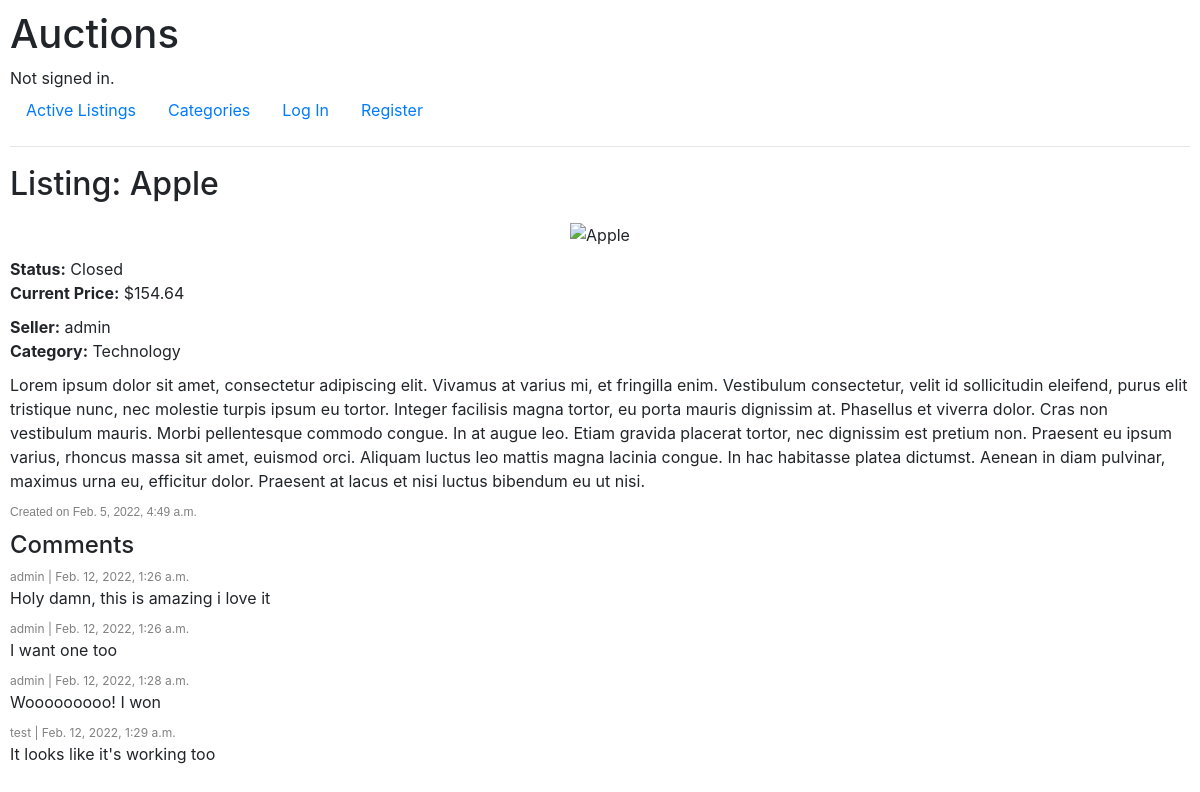
Page /listing/Apple on the earlier database version.
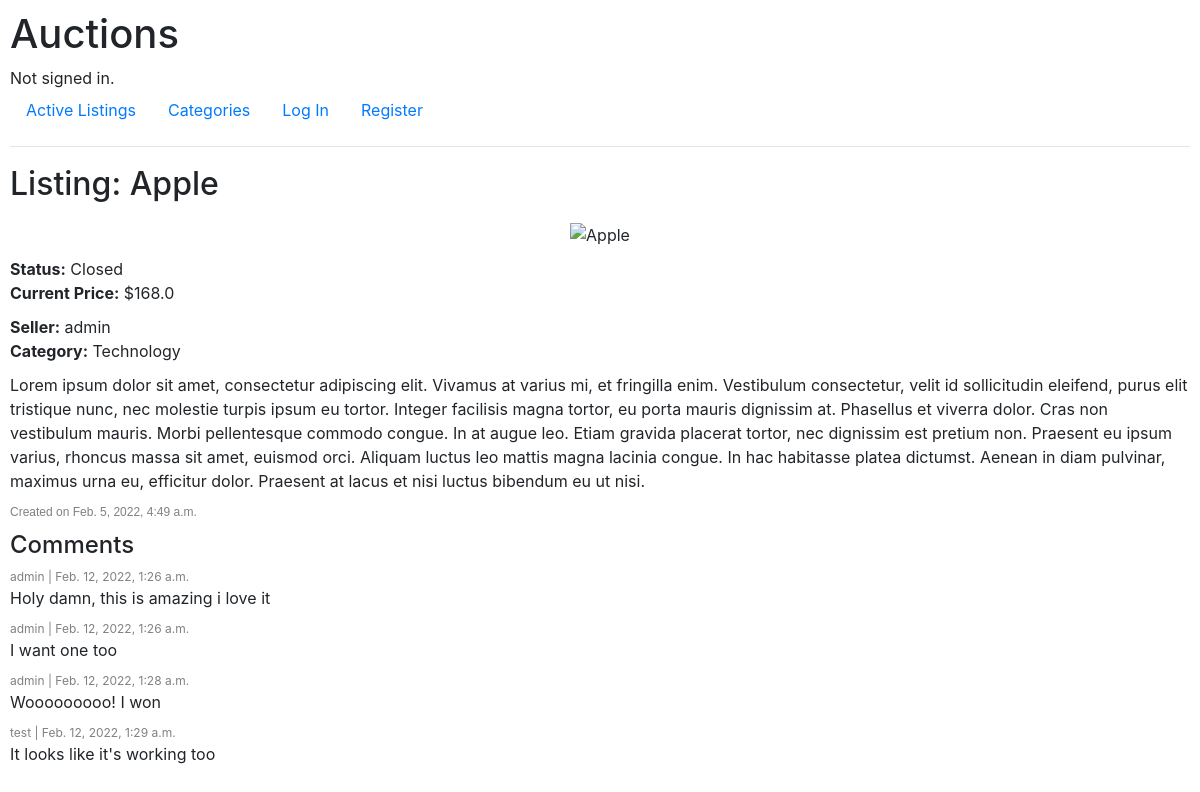
Same page on the later database version.
### auctions/models.py (models this page shows, shortened)
class Auction(models.Model):
    title = models.CharField(max_length=64)
    description = models.TextField()
    price = models.FloatField()
    image = models.TextField(blank=True)
    category = models.CharField(max_length=64, blank=True)
    created = models.DateTimeField(auto_now_add=True)
    seller = models.ForeignKey(User, on_delete=models.CASCADE, related_name="sales")
    status = models.CharField(max_length=7, default="Open")

class User(AbstractUser):
    def __str__(self):
        return f"ID:{self.id} - {self.username} | {self.email}"

### auctions/views.py (the view, shortened to what this page needs)
# urls.py: path("listing/<str:listing>", views.listing, name="listing"),
def listing(request, listing):
    auction = Auction.objects.get(title=listing)
    comments = Comment.objects.filter(auction=auction)
    try:
        watchlist = Watchlist.objects.filter(user=request.user, auction=auction)
    except:
        watchlist = "Empty"
    if request.method == "POST":
        print(request.POST["action"])
        if request.POST["action"] == "close":
            auction.status = "Closed"
            auction.save()
            return HttpResponseRedirect(reverse("listing", args=[listing]))
        elif request.POST["action"] == "watchlist":
            if not watchlist:
                watchlist = Watchlist(auction=auction, user=request.user)
                watchlist.save()
                return HttpResponseRedirect(reverse("listing", args=[listing]))
            watchlist.delete()
            return HttpResponseRedirect(reverse("listing", args=[listing]))
        elif request.POST["action"] == "bid":
            if float(request.POST["bid"]) >= auction.price:
                bid = Bid(auction=auction, bidder=request.user, bid=request.POST["bid"])
                bid.save()
                auction.price = request.POST["bid"]
                auction.save()
                return HttpResponseRedirect(reverse("listing", args=[listing]))
            else:
                return render(request, "auctions/listing.html", {
            "auction": auction,
            "alert": "Error: Bid price is lower then asking price, try again!",
            })
        elif request.POST["action"] == "comment":
            comment = Comment(auction=auction, user=request.user, comment=request.POST["comment"])
            comment.save()
            return HttpResponseRedirect(reverse("listing", args=[listing]))
        return HttpResponseRedirect(reverse("listing", args=[listing]))
    else:
        if auction.status == "Closed":
            print("1")
            try:
                highestBid = Bid.objects.get(auction=auction, bid=auction.price)
            except ObjectDoesNotExist:
                    return render(request, "auctions/listing.html", {
                        "auction": auction,
                        "comments": comments,
                        "watchlist": watchlist,
                    })
            print("why")
        return render(request, "auctions/listing.html", {
            "comments": comments,
            "auction": auction,
            "watchlist": watchlist,
        })

### auctions/templates/auctions/listing.html (shortened to what this page needs)
{% extends "auctions/layout.html" %}
{% block alert %}
<div class="alert">
</div>
{% endblock %}
{% block body %}
    <h2>Listing: {{ auction.title }}</h2>
    <div class="auction">
        <div class="listing_image">
            {% if auction.image != "" %}
            <img src="{{ auction.image }}" alt="{{ auction.title }}">
            {% else %}
            <span class="no_image">No Image</span>
            {% endif %}
        </div>
        <div class="listing_details">
            <div class="listing_status">
                <b>Status:</b> {{ auction.status}}
            </div>
            <div class="listing_price">
                <b>Current Price:</b> ${{ auction.price }}
            </div>
            <div class="listing_seller">
                <b>Seller:</b> {{ auction.seller.username }}
            </div>
            <div class="listing_category">
                {% if auction.category != "" %}
                    <b>Category:</b> {{ auction.category }}
                {% else %}
                    <b>Category:</b> none
                {% endif %}
            </div>
            <div class="listing_description">
                {{ auction.description }}
            </div>
            <div class="listing_date">
                <span>Created on {{ auction.created }}</span>
            </div>
        </div>
        <h4>Comments</h4>
        <div class="listing_comments">
            {% for comment in comments %}
            <div class="comment">
                <div class="comment_details">
                    {{comment.user.username}} | {{comment.time}}
                </div>
                <div class="comment_text">
                    {{comment.comment}}
                </div>
            </div>
            {% endfor %}
        </div>
    </div>
{% endblock %}

Differences in the rows shown:
changed Auction "Apple": price "154.64" → "168.0"
